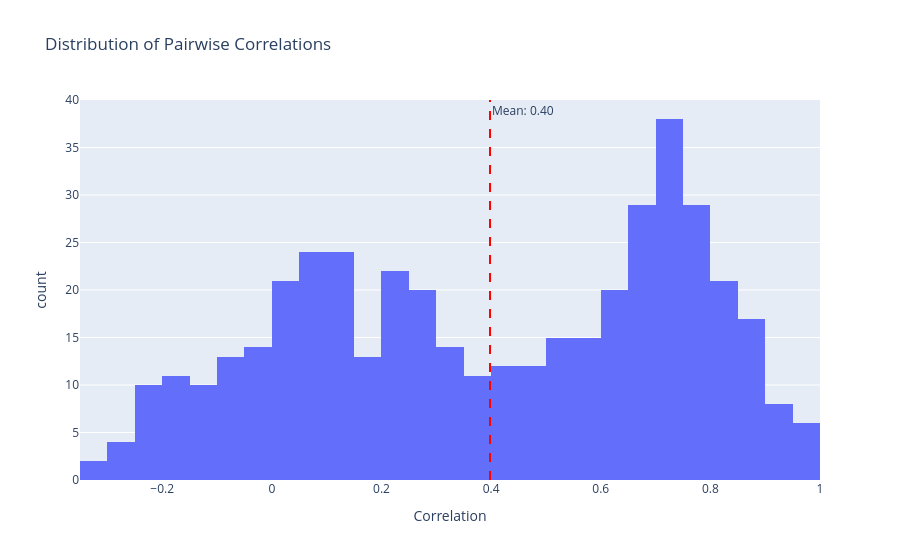

Notebook code for this chart:
### Code cell
# Correlation distribution (lower triangle)
lower_tri = corr_matrix[np.tril_indices(len(corr_matrix), -1)]

fig = px.histogram(
    x=lower_tri,
    nbins=30,
    title="Distribution of Pairwise Correlations",
    labels={"x": "Correlation", "y": "Count"},
)
fig.add_vline(
    x=lower_tri.mean(),
    line_dash="dash",
    line_color="red",
    annotation_text=f"Mean: {lower_tri.mean():.2f}",
)
fig.update_layout(showlegend=False)
fig.show()

print(f"Correlation stats: Mean={lower_tri.mean():.3f}, Std={lower_tri.std():.3f}")

### Figure 1 — Plotly figure (JSON) as saved in the notebook; plotly's stock layout.template omitted (floating-point values rounded to 4 significant figures; data arrays with more than 128 entries replaced by an {"elided": "..."} marker saying what was removed)
{"data": [{"bingroup": "x", "hovertemplate": "Correlation=%{x}<br>count=%{y}<extra></extra>", "legendgroup": "", "marker": {"color": "#636efa", "pattern": {"shape": ""}}, "name": "", "nbinsx": 30, "orientation": "v", "showlegend": false, "type": "histogram", "x": {"elided": "435 float values"}, "xaxis": "x", "yaxis": "y"}], "layout": {"annotations": [{"showarrow": false, "text": "Mean: 0.40", "x": 0.398, "xanchor": "left", "xref": "x", "y": 1, "yanchor": "top", "yref": "y domain"}], "barmode": "relative", "legend": {"tracegroupgap": 0}, "shapes": [{"line": {"color": "red", "dash": "dash"}, "type": "line", "x0": 0.398, "x1": 0.398, "xref": "x", "y0": 0, "y1": 1, "yref": "y domain"}], "showlegend": false, "title": {"text": "Distribution of Pairwise Correlations"}, "xaxis": {"anchor": "y", "domain": [0.0, 1.0], "title": {"text": "Correlation"}}, "yaxis": {"anchor": "x", "domain": [0.0, 1.0], "title": {"text": "count"}}}}
